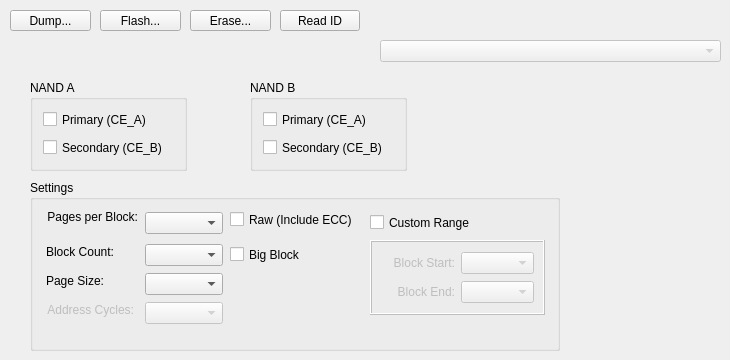
    <widget class="QWidget" name="tabNAND">
     <attribute name="title">
      <string>NAND</string>
     </attribute>
     <widget class="QPushButton" name="btnNandFlash">
      <property name="geometry">
       <rect>
        <x>100</x>
        <y>10</y>
        <width>81</width>
        <height>21</height>
       </rect>
      </property>
      <property name="text">
       <string>Flash...</string>
      </property>
     </widget>
     <widget class="QPushButton" name="btnNandDump">
      <property name="geometry">
       <rect>
        <x>10</x>
        <y>10</y>
        <width>81</width>
        <height>21</height>
       </rect>
      </property>
      <property name="text">
       <string>Dump...</string>
      </property>
     </widget>
     <widget class="QPushButton" name="btnNandErase">
      <property name="geometry">
       <rect>
        <x>190</x>
        <y>10</y>
        <width>81</width>
        <height>21</height>
       </rect>
      </property>
      <property name="text">
       <string>Erase...</string>
      </property>
     </widget>
     <widget class="QPushButton" name="btnAutoNand1">
      <property name="geometry">
       <rect>
        <x>280</x>
        <y>10</y>
        <width>80</width>
        <height>21</height>
       </rect>
      </property>
      <property name="text">
       <string>Read ID</string>
      </property>
     </widget>
     <widget class="QComboBox" name="cbNandPresets">
      <property name="enabled">
       <bool>false</bool>
      </property>
      <property name="geometry">
       <rect>
        <x>380</x>
        <y>40</y>
        <width>341</width>
        <height>22</height>
       </rect>
      </property>
     </widget>
     <widget class="QGroupBox" name="groupBox_8">
      <property name="geometry">
       <rect>
        <x>30</x>
        <y>80</y>
        <width>157</width>
        <height>91</height>
       </rect>
      </property>
      <property name="toolTip">
       <string>&lt;!DOCTYPE HTML PUBLIC &quot;-//W3C//DTD HTML 4.0//EN&quot; &quot;http://www.w3.org/TR/REC-html40/strict.dtd&quot;&gt;
&lt;html&gt;&lt;head&gt;&lt;meta name=&quot;qrichtext&quot; content=&quot;1&quot; /&gt;&lt;style type=&quot;text/css&quot;&gt;
p, li { white-space: pre-wrap; }
&lt;/style&gt;&lt;/head&gt;&lt;body style=&quot; font-family:'MS Shell Dlg 2'; font-size:7.8pt; font-weight:400; font-style:normal;&quot;&gt;
&lt;p style=&quot; margin-top:0px; margin-bottom:0px; margin-left:0px; margin-right:0px; -qt-block-indent:0; text-indent:0px;&quot;&gt;&lt;img src=&quot;:/icons/res/pictures/NAND_A.jpg&quot; /&gt;&lt;/p&gt;&lt;/body&gt;&lt;/html&gt;</string>
      </property>
      <property name="title">
       <string>NAND A</string>
      </property>
      <widget class="QCheckBox" name="cboxNand1Primary">
       <property name="geometry">
        <rect>
         <x>13</x>
         <y>29</y>
         <width>116</width>
         <height>21</height>
        </rect>
       </property>
       <property name="toolTip">
        <string>&lt;!DOCTYPE HTML PUBLIC &quot;-//W3C//DTD HTML 4.0//EN&quot; &quot;http://www.w3.org/TR/REC-html40/strict.dtd&quot;&gt;
&lt;html&gt;&lt;head&gt;&lt;meta name=&quot;qrichtext&quot; content=&quot;1&quot; /&gt;&lt;style type=&quot;text/css&quot;&gt;
p, li { white-space: pre-wrap; }
&lt;/style&gt;&lt;/head&gt;&lt;body style=&quot; font-family:'MS Shell Dlg 2'; font-size:7.8pt; font-weight:400; font-style:normal;&quot;&gt;
&lt;p style=&quot;-qt-paragraph-type:empty; margin-top:0px; margin-bottom:0px; margin-left:0px; margin-right:0px; -qt-block-indent:0; text-indent:0px; font-size:8pt;&quot;&gt;&lt;/p&gt;&lt;/body&gt;&lt;/html&gt;</string>
       </property>
       <property name="text">
        <string>Primary (CE_A)</string>
       </property>
      </widget>
      <widget class="QCheckBox" name="cboxNand1Secondary">
       <property name="geometry">
        <rect>
         <x>13</x>
         <y>57</y>
         <width>131</width>
         <height>21</height>
        </rect>
       </property>
       <property name="toolTip">
        <string>&lt;!DOCTYPE HTML PUBLIC &quot;-//W3C//DTD HTML 4.0//EN&quot; &quot;http://www.w3.org/TR/REC-html40/strict.dtd&quot;&gt;
&lt;html&gt;&lt;head&gt;&lt;meta name=&quot;qrichtext&quot; content=&quot;1&quot; /&gt;&lt;style type=&quot;text/css&quot;&gt;
p, li { white-space: pre-wrap; }
&lt;/style&gt;&lt;/head&gt;&lt;body style=&quot; font-family:'MS Shell Dlg 2'; font-size:7.8pt; font-weight:400; font-style:normal;&quot;&gt;
&lt;p style=&quot;-qt-paragraph-type:empty; margin-top:0px; margin-bottom:0px; margin-left:0px; margin-right:0px; -qt-block-indent:0; text-indent:0px; font-size:8pt;&quot;&gt;&lt;/p&gt;&lt;/body&gt;&lt;/html&gt;</string>
       </property>
       <property name="text">
        <string>Secondary (CE_B)</string>
       </property>
      </widget>
     </widget>
     <widget class="QGroupBox" name="groupBox_9">
      <property name="geometry">
       <rect>
        <x>250</x>
        <y>80</y>
        <width>157</width>
        <height>91</height>
       </rect>
      </property>
      <property name="toolTip">
       <string>&lt;!DOCTYPE HTML PUBLIC &quot;-//W3C//DTD HTML 4.0//EN&quot; &quot;http://www.w3.org/TR/REC-html40/strict.dtd&quot;&gt;
&lt;html&gt;&lt;head&gt;&lt;meta name=&quot;qrichtext&quot; content=&quot;1&quot; /&gt;&lt;style type=&quot;text/css&quot;&gt;
p, li { white-space: pre-wrap; }
&lt;/style&gt;&lt;/head&gt;&lt;body style=&quot; font-family:'MS Shell Dlg 2'; font-size:7.8pt; font-weight:400; font-style:normal;&quot;&gt;
&lt;p style=&quot; margin-top:0px; margin-bottom:0px; margin-left:0px; margin-right:0px; -qt-block-indent:0; text-indent:0px;&quot;&gt;&lt;img src=&quot;:/icons/res/pictures/NAND_B.jpg&quot; /&gt;&lt;/p&gt;&lt;/body&gt;&lt;/html&gt;</string>
      </property>
      <property name="title">
       <string>NAND B</string>
      </property>
      <widget class="QCheckBox" name="cboxNand2Primary">
       <property name="geometry">
        <rect>
         <x>13</x>
         <y>29</y>
         <width>116</width>
         <height>21</height>
        </rect>
       </property>
       <property name="toolTip">
        <string>&lt;!DOCTYPE HTML PUBLIC &quot;-//W3C//DTD HTML 4.0//EN&quot; &quot;http://www.w3.org/TR/REC-html40/strict.dtd&quot;&gt;
&lt;html&gt;&lt;head&gt;&lt;meta name=&quot;qrichtext&quot; content=&quot;1&quot; /&gt;&lt;style type=&quot;text/css&quot;&gt;
p, li { white-space: pre-wrap; }
&lt;/style&gt;&lt;/head&gt;&lt;body style=&quot; font-family:'MS Shell Dlg 2'; font-size:7.8pt; font-weight:400; font-style:normal;&quot;&gt;
&lt;p style=&quot;-qt-paragraph-type:empty; margin-top:0px; margin-bottom:0px; margin-left:0px; margin-right:0px; -qt-block-indent:0; text-indent:0px; font-size:8pt;&quot;&gt;&lt;/p&gt;&lt;/body&gt;&lt;/html&gt;</string>
       </property>
       <property name="text">
        <string>Primary (CE_A)</string>
       </property>
      </widget>
      <widget class="QCheckBox" name="cboxNand2Secondary">
       <property name="geometry">
        <rect>
         <x>13</x>
         <y>57</y>
         <width>131</width>
         <height>21</height>
        </rect>
       </property>
       <property name="toolTip">
        <string>&lt;!DOCTYPE HTML PUBLIC &quot;-//W3C//DTD HTML 4.0//EN&quot; &quot;http://www.w3.org/TR/REC-html40/strict.dtd&quot;&gt;
&lt;html&gt;&lt;head&gt;&lt;meta name=&quot;qrichtext&quot; content=&quot;1&quot; /&gt;&lt;style type=&quot;text/css&quot;&gt;
p, li { white-space: pre-wrap; }
&lt;/style&gt;&lt;/head&gt;&lt;body style=&quot; font-family:'MS Shell Dlg 2'; font-size:7.8pt; font-weight:400; font-style:normal;&quot;&gt;
&lt;p style=&quot;-qt-paragraph-type:empty; margin-top:0px; margin-bottom:0px; margin-left:0px; margin-right:0px; -qt-block-indent:0; text-indent:0px; font-size:8pt;&quot;&gt;&lt;/p&gt;&lt;/body&gt;&lt;/html&gt;</string>
       </property>
       <property name="text">
        <string>Secondary (CE_B)</string>
       </property>
      </widget>
     </widget>
     <widget class="QGroupBox" name="groupBox_10">
      <property name="geometry">
       <rect>
        <x>30</x>
        <y>180</y>
        <width>530</width>
        <height>171</height>
       </rect>
      </property>
      <property name="title">
       <string>Settings</string>
      </property>
      <widget class="QFrame" name="frmNandCustomRange">
       <property name="enabled">
        <bool>false</bool>
       </property>
       <property name="geometry">
        <rect>
         <x>340</x>
         <y>60</y>
         <width>175</width>
         <height>75</height>
        </rect>
       </property>
       <property name="frameShape">
        <enum>QFrame::Box</enum>
       </property>
       <property name="frameShadow">
        <enum>QFrame::Raised</enum>
       </property>
       <layout class="QGridLayout" name="gridLayout_5">
        <item row="0" column="0">
         <widget class="QLabel" name="lblNand1BlockStart">
          <property name="text">
           <string>Block Start:</string>
          </property>
          <property name="alignment">
           <set>Qt::AlignRight|Qt::AlignTrailing|Qt::AlignVCenter</set>
          </property>
         </widget>
        </item>
        <item row="0" column="1">
         <widget class="QComboBox" name="cbNandBlockStart"/>
        </item>
        <item row="1" column="0">
         <widget class="QLabel" name="lblNand1BlockEnd">
          <property name="text">
           <string>Block End:</string>
          </property>
          <property name="alignment">
           <set>Qt::AlignRight|Qt::AlignTrailing|Qt::AlignVCenter</set>
          </property>
         </widget>
        </item>
        <item row="1" column="1">
         <widget class="QComboBox" name="cbNandBlockEnd"/>
        </item>
       </layout>
      </widget>
      <widget class="QCheckBox" name="cboxNandCustomRange">
       <property name="geometry">
        <rect>
         <x>340</x>
         <y>32</y>
         <width>111</width>
         <height>21</height>
        </rect>
       </property>
       <property name="text">
        <string>Custom Range</string>
       </property>
      </widget>
      <widget class="QComboBox" name="cbNandBlockCount">
       <property name="geometry">
        <rect>
         <x>115</x>
         <y>64</y>
         <width>78</width>
         <height>22</height>
        </rect>
       </property>
      </widget>
      <widget class="QLabel" name="lblNandBlockSize">
       <property name="geometry">
        <rect>
         <x>13</x>
         <y>29</y>
         <width>95</width>
         <height>16</height>
        </rect>
       </property>
       <property name="text">
        <string>Pages per Block:</string>
       </property>
       <property name="alignment">
        <set>Qt::AlignRight|Qt::AlignTrailing|Qt::AlignVCenter</set>
       </property>
      </widget>
      <widget class="QLabel" name="lblNandBlockCount">
       <property name="geometry">
        <rect>
         <x>13</x>
         <y>64</y>
         <width>71</width>
         <height>16</height>
        </rect>
       </property>
       <property name="text">
        <string>Block Count:</string>
       </property>
       <property name="alignment">
        <set>Qt::AlignRight|Qt::AlignTrailing|Qt::AlignVCenter</set>
       </property>
      </widget>
      <widget class="QComboBox" name="cbNandPagesPerBlock">
       <property name="geometry">
        <rect>
         <x>115</x>
         <y>32</y>
         <width>78</width>
         <height>22</height>
        </rect>
       </property>
      </widget>
      <widget class="QCheckBox" name="cboxNandBigBlock">
       <property name="geometry">
        <rect>
         <x>200</x>
         <y>64</y>
         <width>78</width>
         <height>21</height>
        </rect>
       </property>
       <property name="text">
        <string>Big Block</string>
       </property>
      </widget>
      <widget class="QComboBox" name="cbNandPageSize">
       <property name="geometry">
        <rect>
         <x>115</x>
         <y>93</y>
         <width>78</width>
         <height>22</height>
        </rect>
       </property>
      </widget>
      <widget class="QLabel" name="lblNandPageSize">
       <property name="geometry">
        <rect>
         <x>13</x>
         <y>93</y>
         <width>61</width>
         <height>16</height>
        </rect>
       </property>
       <property name="text">
        <string>Page Size:</string>
       </property>
       <property name="alignment">
        <set>Qt::AlignRight|Qt::AlignTrailing|Qt::AlignVCenter</set>
       </property>
      </widget>
      <widget class="QComboBox" name="cbNandAddressCycles">
       <property name="enabled">
        <bool>false</bool>
       </property>
       <property name="geometry">
        <rect>
         <x>115</x>
         <y>122</y>
         <width>78</width>
         <height>22</height>
        </rect>
       </property>
      </widget>
      <widget class="QLabel" name="lblNandAddressCycles">
       <property name="enabled">
        <bool>false</bool>
       </property>
       <property name="geometry">
        <rect>
         <x>13</x>
         <y>122</y>
         <width>91</width>
         <height>16</height>
        </rect>
       </property>
       <property name="text">
        <string>Address Cycles:</string>
       </property>
       <property name="alignment">
        <set>Qt::AlignRight|Qt::AlignTrailing|Qt::AlignVCenter</set>
       </property>
      </widget>
      <widget class="QCheckBox" name="cboxNandRaw">
       <property name="geometry">
        <rect>
         <x>200</x>
         <y>29</y>
         <width>135</width>
         <height>21</height>
        </rect>
       </property>
       <property name="text">
        <string>Raw (Include ECC)</string>
       </property>
      </widget>
     </widget>
    </widget>
